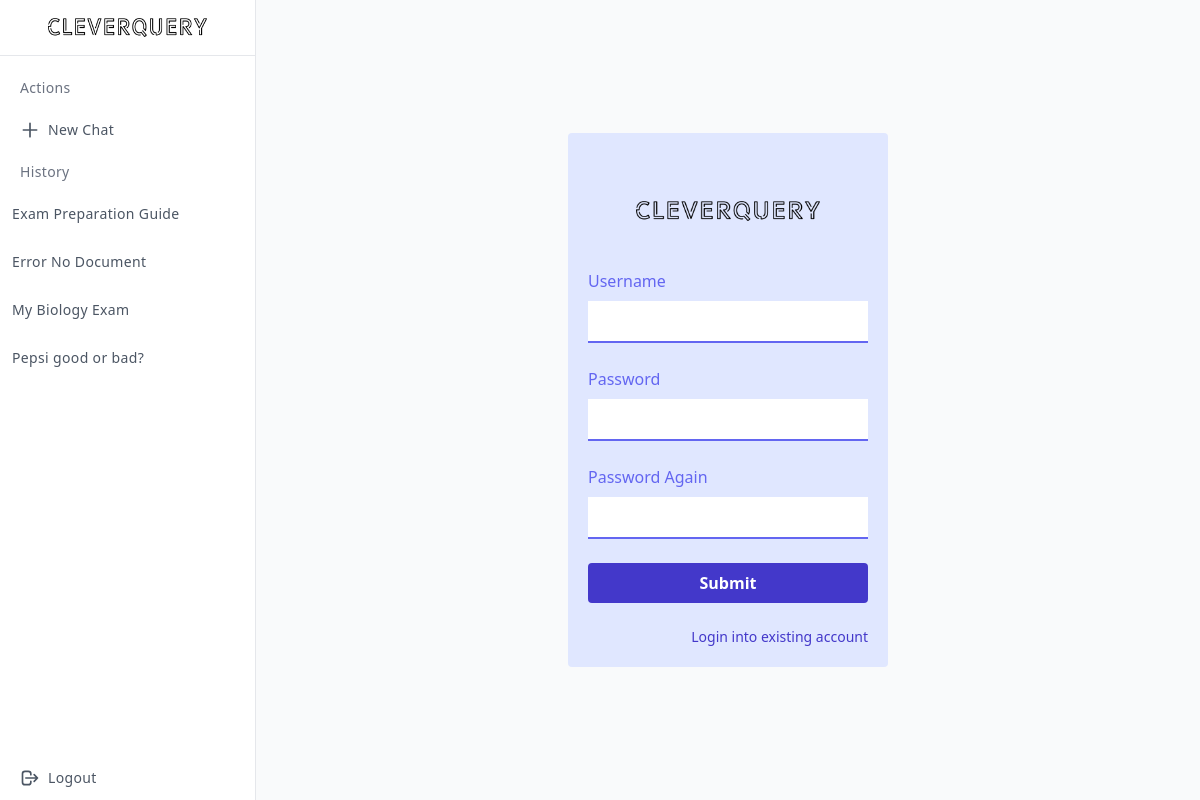
Page /register/ (signed in) on the earlier database version.
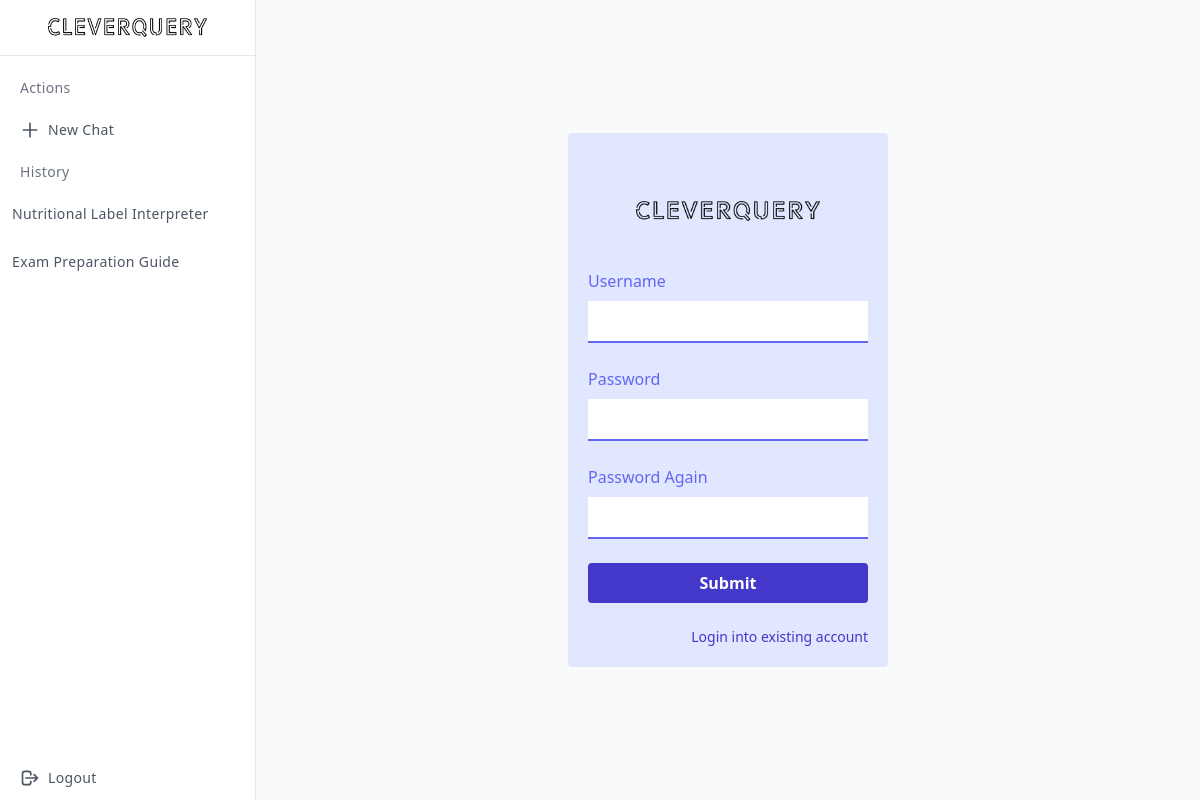
Same page on the later database version.
### core/models.py (models this page shows, shortened)
class Session(models.Model):
    user = models.ForeignKey(User, on_delete=models.CASCADE)
    title = models.CharField(max_length=255)
    created_at = models.DateTimeField(auto_now_add=True)

### core/views.py (the view)
# urls.py: path("register/", views.register_view, name="register"),
def register_view(request):
    if request.method == "POST":
        form = UserCreationForm(request.POST)
        if form.is_valid():
            user = form.save()
            auth_login(request, user)
            return redirect("home")
    else:
        form = UserCreationForm()
    return render(request, "register.html", {"form": form})

### core/context_processors.py (called while the page is built)
def user_sessions(request):
    if request.user.is_authenticated:
        return {"sessions": Session.objects.filter(user=request.user)}
    return {"sessions": []}

### core/templates/register.html (shortened to what this page needs)
{% extends 'base.html' %}
{% block content %}
<div class="flex h-screen">
    <div class="w-full max-w-xs m-auto bg-indigo-100 rounded p-5">
        <header>
            <img class="p-12" src="/static/logo.png" alt="CleverQuery"/>
        </header>
        <form method="post">
            <div>
                <label class="block mb-2 text-indigo-500" for="username">Username</label>
                <input class="w-full p-2 mb-6 text-indigo-700 border-b-2 border-indigo-500 outline-none focus:bg-gray-300" type="text" name="username" id="username">
            </div>
            <div>
                <label class="block mb-2 text-indigo-500" for="password1">Password</label>
                <input class="w-full p-2 mb-6 text-indigo-700 border-b-2 border-indigo-500 outline-none focus:bg-gray-300" type="password" name="password1" id="password1">
            </div>
            <div>
                <label class="block mb-2 text-indigo-500" for="password2">Password Again</label>
                <input class="w-full p-2 mb-6 text-indigo-700 border-b-2 border-indigo-500 outline-none focus:bg-gray-300" type="password" name="password2" id="password2">
            </div>
            <div>
                <input class="w-full bg-indigo-700 hover:bg-pink-700 text-white font-bold py-2 px-4 mb-6 rounded" type="submit">
            </div>
        </form>
        <footer>
            <a class="text-indigo-700 hover:text-pink-700 text-sm float-right" href="{% url 'login' %}">Login into existing account</a>
        </footer>
    </div>
</div>
{% endblock %}

### core/templates/base.html (shortened to what this page needs)
<!DOCTYPE html>
<html lang="en">
<head>
    <link rel="stylesheet" href="/static/styles.css">
    <script src="https://cdn.tailwindcss.com"></script>
</head>
<body>
{% if user.is_authenticated %}
  <div class="min-h-screen flex flex-col flex-auto flex-shrink-0 antialiased bg-gray-50 text-gray-800">
    <div class="fixed flex flex-col top-0 left-0 w-64 bg-white h-full border-r">
        <div class="flex items-center justify-center h-14 border-b">
        <a href="/dashboard"><img class="p-12" src="/static/logo.png" alt="CleverQuery"/></a>
        </div>
        <div class="overflow-y-auto overflow-x-hidden flex-grow">
        <ul class="flex flex-col py-4 space-y-1">
            <li class="px-5">
                <div class="flex flex-row items-center h-8">
                    <div class="text-sm font-light tracking-wide text-gray-500">Actions</div>
                </div>
                </li>
                <li>
                <a href="/home" class="relative flex flex-row items-center h-11 focus:outline-none hover:bg-gray-50 text-gray-600 hover:text-gray-800 border-l-4 border-transparent hover:border-indigo-500 pr-6">
                    <span class="inline-flex justify-center items-center ml-4">
                        <svg class="w-5 h-5" fill="none" stroke="currentColor" viewBox="0 0 24 24" xmlns="http://www.w3.org/2000/svg"><path stroke-linecap="round" stroke-linejoin="round" stroke-width="2" d="M12 4v16m8-8H4"></path></svg>
                    </span>
                    <span class="ml-2 text-sm tracking-wide truncate">New Chat</span>
                </a>
                </li>
            <li class="px-5">
            <div class="flex flex-row items-center h-8">
                <div class="text-sm font-light tracking-wide text-gray-500">History</div>
            </div>
            {% for session in sessions reversed %}
            </li>
            <li>
            <a href="/session/{{ session.id }}" class="relative flex flex-row items-center h-11 focus:outline-none hover:bg-gray-50 text-gray-600 hover:text-gray-800 border-l-4 border-transparent hover:border-indigo-500 pr-6 ">
                <span class="ml-2 text-sm tracking-wide truncate">{{ session.title }}</span>
            </a>
            </li>
            {% endfor %}
            <div class="fixed bottom-0 left-0 w-64 bg-white border-r">
                <a href="/logout" class="relative flex flex-row items-center h-11 focus:outline-none hover:bg-gray-50 text-gray-600 hover:text-gray-800 border-l-4 border-transparent hover:border-indigo-500 pr-6">
                    <span class="inline-flex justify-center items-center ml-4">
                        <svg class="w-5 h-5" fill="none" stroke="currentColor" viewBox="0 0 24 24" xmlns="http://www.w3.org/2000/svg"><path stroke-linecap="round" stroke-linejoin="round" stroke-width="2" d="M17 16l4-4m0 0l-4-4m4 4H7m6 4v1a3 3 0 01-3 3H6a3 3 0 01-3-3V7a3 3 0 013-3h4a3 3 0 013 3v1"></path></svg>
                    </span>
                    <span class="ml-2 text-sm tracking-wide truncate">Logout</span>
                    </a>
            </div>
        </ul>
    </div>
</div>
{% endif %}
    <div class="content flex flex-col right-0 {% if user.is_authenticated %}ml-64{% endif %} text-white h-full" id="content">
        {% block content %}
        {% endblock %}
    </div>
    </div>
</body>
</html>

Differences in the rows shown:
removed Session: title "Error No Document"
removed Session: title "My Biology Exam"
removed Session: title "Pepsi good or bad?"
added Session: title "Nutritional Label Interpreter"
